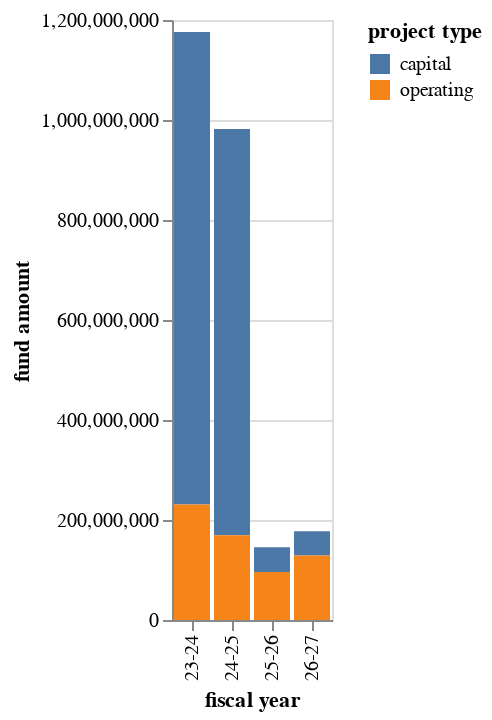

This figure's notebook cell:
### Code cell
alt.Chart(by_year).mark_bar(point=True).encode(
    x="fiscal year", y="fund amount", color="project type"
)

### Figure 1 — Vega-Lite specification as saved in the notebook (floating-point values rounded to 4 significant figures)
{"config": {"view": {"continuousWidth": 300, "continuousHeight": 300}}, "data": {"name": "data-a7e1deb4b2d7757328984cb1370701fb"}, "mark": {"type": "bar", "point": true}, "encoding": {"color": {"field": "project type", "type": "nominal"}, "x": {"field": "fiscal year", "type": "nominal"}, "y": {"field": "fund amount", "type": "quantitative"}}, "$schema": "https://vega.github.io/schema/vega-lite/v5.17.0.json", "datasets": {"data-a7e1deb4b2d7757328984cb1370701fb": [{"fiscal year": "23-24", "project type": "capital", "fund amount": 945242943}, {"fiscal year": "23-24", "project type": "operating", "fund amount": 230807266}, {"fiscal year": "24-25", "project type": "capital", "fund amount": 812480147}, {"fiscal year": "24-25", "project type": "operating", "fund amount": 169494114}, {"fiscal year": "25-26", "project type": "capital", "fund amount": 49092309}, {"fiscal year": "25-26", "project type": "operating", "fund amount": 96177774}, {"fiscal year": "26-27", "project type": "capital", "fund amount": 48533322}, {"fiscal year": "26-27", "project type": "operating", "fund amount": 129175693}]}}
